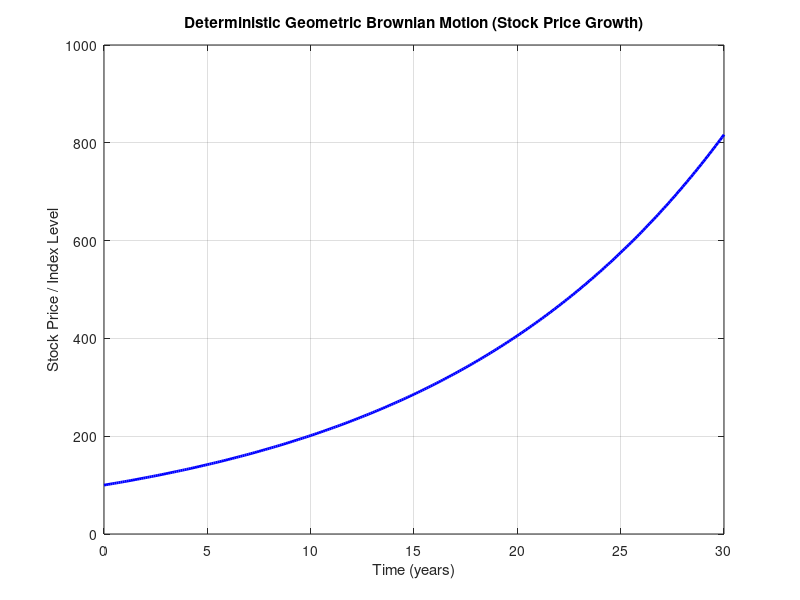

Reproduce this figure in MATLAB.
% Parameters
mu = 0.07;
S0 = 100;
T  = 30;
dt = 0.1;
t  = 0:dt:T;

% Exact solution (separable equation)
S_exact = S0 * exp(mu * t);

%plot
figure;
plot(t, S_exact, 'b-', 'LineWidth', 2);
title('Deterministic Geometric Brownian Motion (Stock Price Growth)');
xlabel('Time (years)');
ylabel('Stock Price / Index Level');
grid on;
